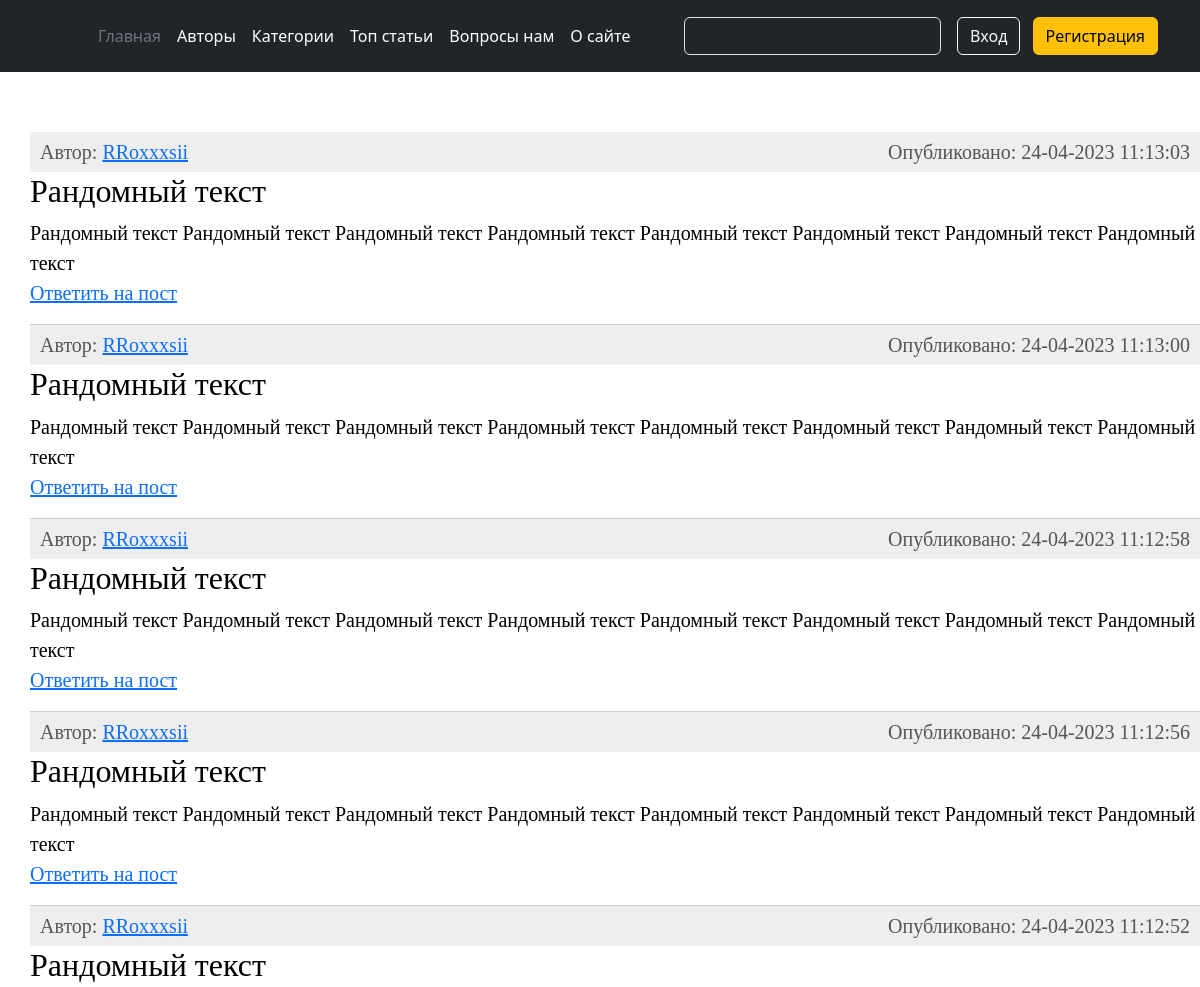
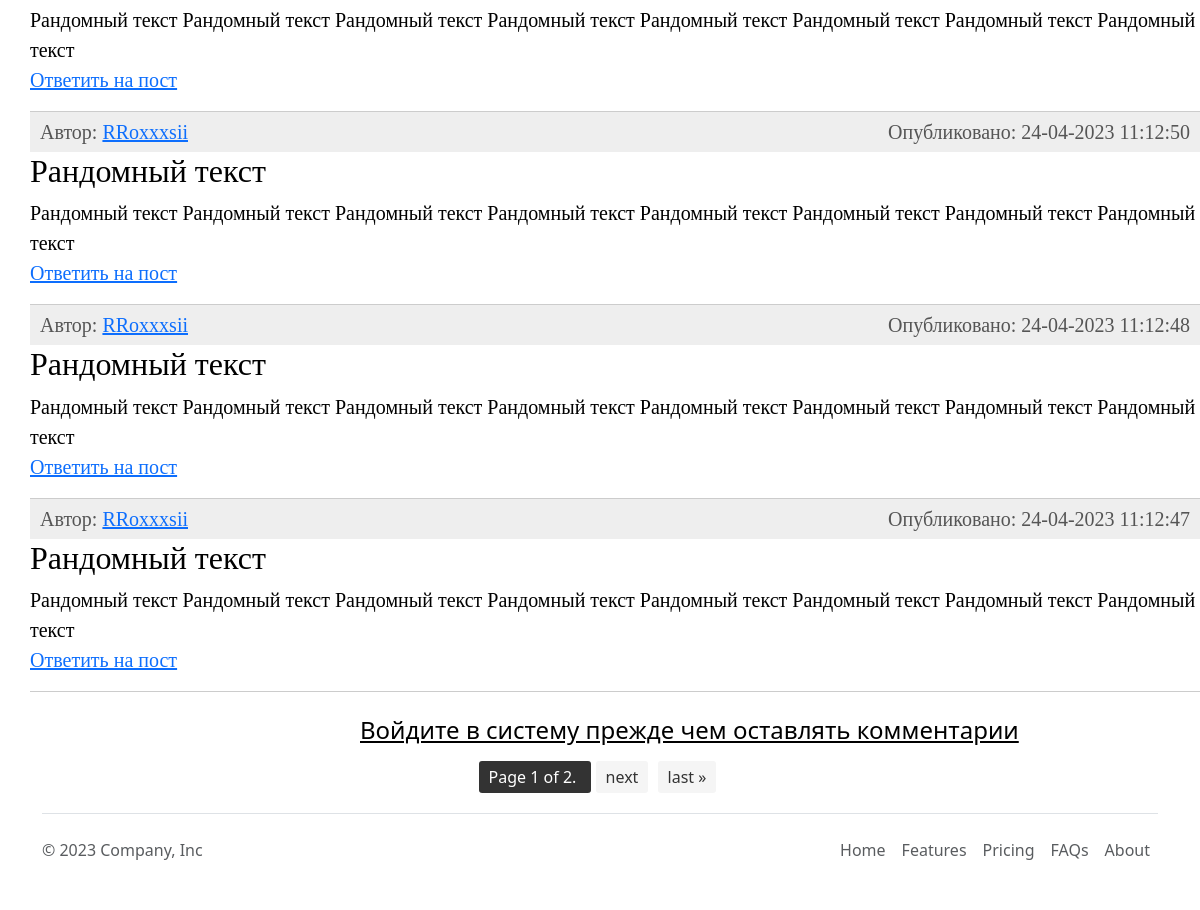
Page /category/posts/python/ on the earlier database version (2 pictures, top to bottom).
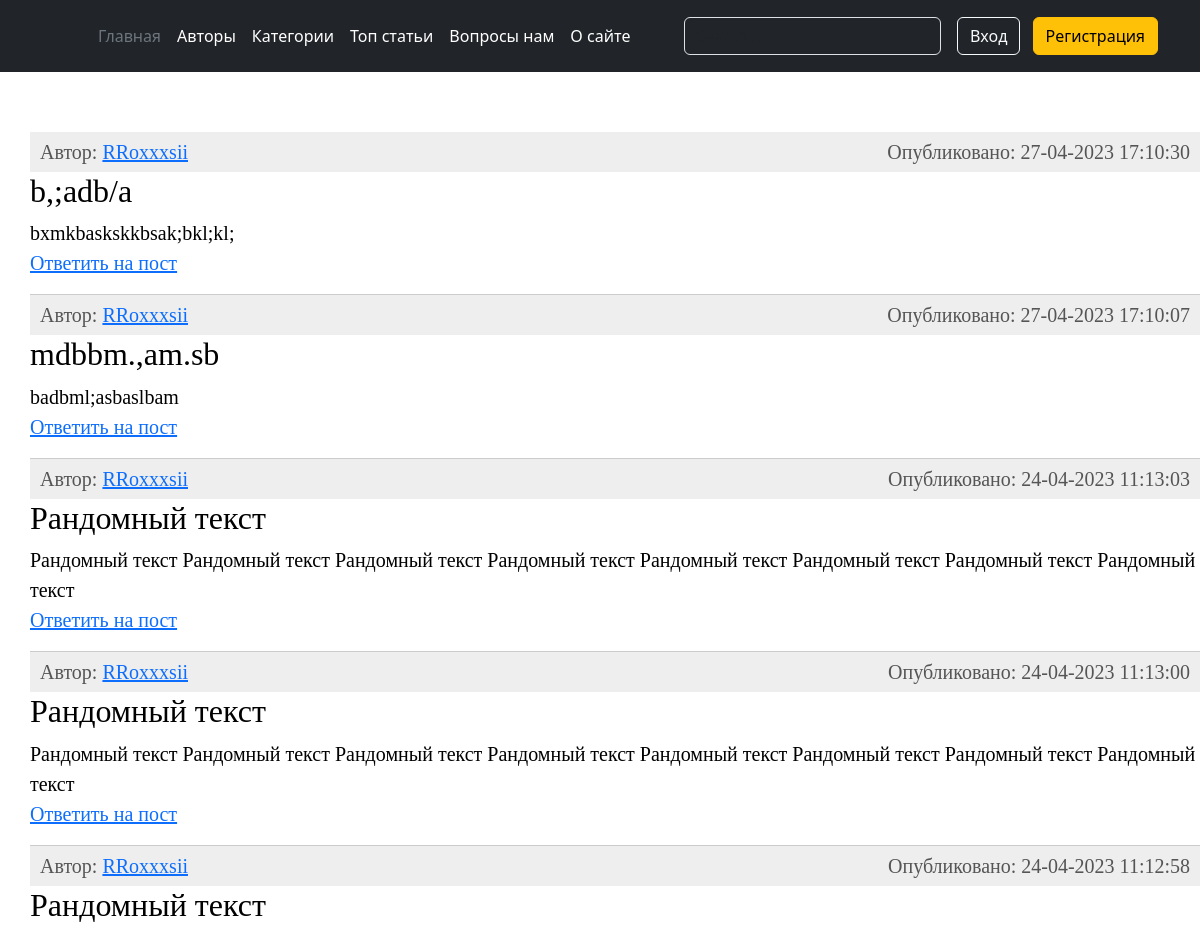
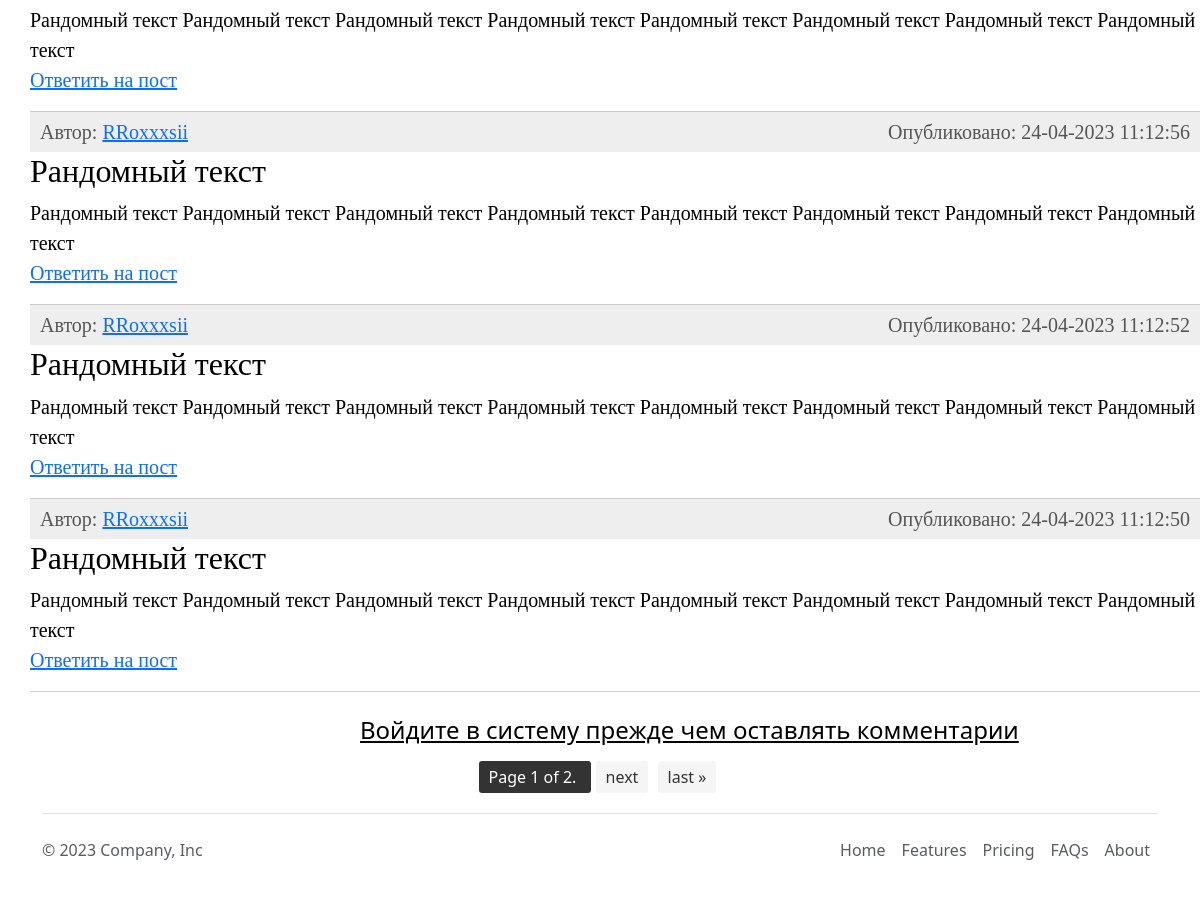
Same page on the later database version (2 pictures, top to bottom).
### main/models.py (models this page shows, shortened)
class Post(models.Model):
    category = models.ForeignKey(SubCategory, on_delete=models.CASCADE)
    author = models.ForeignKey(Author, on_delete=models.SET(_('Удаленный аккаунт')))
    title = models.CharField(max_length=255)
    text = models.TextField()
    created_at = models.DateTimeField(auto_now_add=True)
    updated_at = models.DateTimeField(auto_now=True)
    is_published = models.BooleanField(default=True)
    class Meta:
        verbose_name = _('Пост')
        verbose_name_plural = _('Посты')
        ordering = ('-created_at', 'author')

### account/models.py (models this page shows, shortened)
class Author(AbstractBaseUser, PermissionsMixin):
    email = models.EmailField(_('почтовый адрес'), unique=True)
    user_name = models.CharField(max_length=150)
    mobile = models.CharField(max_length=20, blank=True)
    gender = models.ForeignKey(Gender, on_delete=models.SET_NULL, blank=True, null=True)
    profile_photo = models.ImageField(upload_to='photos/%Y/%m/%d/', help_text=_('Фото профиля'), blank=True)
    profile_information = models.TextField(help_text='Расскажите о себе', blank=True)
    country = models.ForeignKey(Country, on_delete=models.SET_NULL, blank=True, null=True)
    telegram_link = models.URLField(_('Телеграмм аккаунт'), blank=True)
    city = models.CharField(_('Где живете'), max_length=70, blank=True, null=True)
    following = models.ManyToManyField(
        "self", blank=True, related_name="followers", symmetrical=False
    )
    is_active = models.BooleanField(default=False)
    is_staff = models.BooleanField(default=False)
    created = models.DateTimeField(auto_now_add=True)
    updated = models.DateTimeField(auto_now=True)
    objects = CustomAccountManager()
    USERNAME_FIELD = 'email'
    REQUIRED_FIELDS = ['user_name']
    class Meta:
        verbose_name = _("Аккаунт")
        verbose_name_plural = _("Аккаунты")
        ordering = ('user_name',)
    def __str__(self):
        return self.user_name

### main/views.py (the view)
# urls.py: path('category/posts/<slug:subcategory_slug>/', views.subcategory_post, name='subcategory_post'),
def subcategory_post(request, subcategory_slug):
    subcategory = get_object_or_404(SubCategory, slug=subcategory_slug)
    posts = Post.objects.filter(category=subcategory.id)
    paginator = Paginator(posts, 8)
    page_number = request.GET.get('page')
    page_obj = paginator.get_page(page_number)
    if request.method == 'POST':
        form = AddCommentForm(request.POST)
        if form.is_valid():
            user = request.user
            text = request.POST.get('text')
            title = request.POST.get('title')
            subcategory_id = SubCategory.objects.get(slug=subcategory_slug).id
            context = {'posts': posts, 'title': subcategory, 'form': form, 'user_name': user.user_name}
            Post.objects.create(author=user, text=text, title=title, category_id=subcategory_id)
    else:
        form = AddCommentForm()
    if request.user.is_authenticated:
        user_name = Author.objects.get(user_name=request.user.user_name)
        context = {'page_obj': page_obj, 'title': subcategory, 'form': form, 'user_name': user_name}
    else:
        context = {'page_obj': page_obj, 'title': subcategory, 'form': form}
    return render(request, 'main/posts.html', context=context)

### main/forms.py
class AddCommentForm(forms.ModelForm):
    title = forms.CharField(widget=forms.TextInput(
        attrs={'class': 'form-control mb-3',
               'placeholder': 'Заголовок', 'id': 'form-lastname', 'name': 'parent'}), max_length=255,
        label='Заголовок')
    text = forms.CharField(required=False,
                           widget=forms.Textarea(attrs={
                                                        'class': 'form-control',
                                                        'id': 'exampleFormControlTextarea1',
                                                        'rows': '3',
                                                        'placeholder': 'Оставить комментарий'
                           }), label='Комментарий')
    class Meta:
        model = Post
        fields = ('title', 'text')

### main/models.py (called while the page is built)
    def __str__(self):
        return self.sub_category_name

### main/templates/main/posts.html (shortened to what this page needs)
{% extends 'main/base.html' %}
{% load static %}
{% block content %}
<link rel="stylesheet" href="{% static 'main/css/posts.css' %}">
<div class="content-text">
    <ul class="list-articles">
        {% for p in page_obj %}
        <li>
            <div class="article-panel">
                Автор: <a href="">{{ p.author }}</a>
                <p class="last">Опубликовано: {{p.created_at|date:"d-m-Y H:i:s"}}</p>
            </div>
            <h2>{{p.title}}</h2>
            {{ p.text }}
          <p class="link-read-post"><a href="#formReview" onclick="addReview('{{ p.author }}')">Ответить на пост</a></p>
        </li>
        {% endfor %}
    </ul>
</div>
{% if user.is_authenticated %}
<div class="form">
    <form class="account-form px-4 pt-4" method="post" enctype="multipart/form-data">
    {% if form.is_valid %}
    <div class="alert alert-primary" role="alert">
        Комментарий оставлен!
    </div>
    {% endif %}
    {% if form.errors %}
    {% for field in user_form %}
    {% for error in field.errors %}
    <div class="alert alert-primary" role="alert">
        {{ error }}
    </div>
    {% endfor %}
    {% endfor %}
    {% endif %}
    {% if messages %}
    <div class="alert alert-warning" alert="{{ messages.tags }}" role="alert">
        {% for message in messages %}
        {{ message|safe }}
        {% endfor %}
    </div>
    {% endif %}
    {% csrf_token %}
    <label class="small font-weight-bold">{{ form.title.label}}</label>
    {{ form.title }}
    <label class="small font-weight-bold">{{ form.text.label }}</label>
    {{ form.text }}
    <button class="btn btn-primary btn-block py-2 mb-4 mt-5 fw-bold w-100" type="submit"
                        value="Save changes">{% block button %}
        {% if button_label %}
        {{ button_label }}
        {% else %}
        Оставить комментарий
        {% endif %}
        {% endblock %}
    </button>
</form>
</div>
{% else %}
<div style="margin-left: 30%; margin-top: 2%"><a href="{% url 'account:login' %}" style="color: black"><h4>Войдите в систему прежде чем оставлять комментарии</h4></a></div>
{% endif %}
{% include 'main/pagination.html' %}
{% endblock %}

### main/templates/main/base.html (shortened to what this page needs)
<!DOCTYPE html>
<html lang="en" xmlns="http://www.w3.org/1999/html">
<head>
    <link href="https://cdn.jsdelivr.net/npm/bootstrap@5.3.0-alpha3/dist/css/bootstrap.min.css" rel="stylesheet">
</head>
<body>
<header class="p-3 text-bg-dark">
    <div class="container">
      <div class="d-flex flex-wrap align-items-center justify-content-center justify-content-lg-start">
        <a href="/" class="d-flex align-items-center mb-2 mb-lg-0 text-white text-decoration-none">
          <svg class="bi me-2" width="40" height="32" role="img" aria-label="Bootstrap"><use xlink:href="#bootstrap"/></svg>
        </a>
        <ul class="nav col-12 col-lg-auto me-lg-auto mb-2 justify-content-center mb-md-0">
          <li><a href="{% url 'main:home' %}" class="nav-link px-2 text-secondary">Главная</a></li>
          <li><a href="{% url 'authors:author_list_view' %}" class="nav-link px-2 text-white">Авторы</a></li>
          <li><a href="#" class="nav-link px-2 text-white">Категории</a></li>
          <li><a href="#" class="nav-link px-2 text-white">Топ статьи</a></li>
          <li><a href="#" class="nav-link px-2 text-white">Вопросы нам</a></li>
          <li><a href="#" class="nav-link px-2 text-white">О сайте</a></li>
          </ul>
        <form class="col-12 col-lg-auto mb-3 mb-lg-0 me-lg-3" role="search">
          <input type="search" class="form-control form-control-dark text-bg-dark" placeholder="Search..." aria-label="Search">
        </form>
          {% if not user.is_authenticated %}
        <div class="text-end">
          <a href="{% url 'account:login' %}"button type="button" class="btn btn-outline-light me-2">Вход</a>
          <a href="{% url 'account:register' %}" button type="button" class="btn btn-warning">Регистрация</a>
        </div>
          {% else %}
          <div class="text-end">
            <a href="{% url 'account:logout' %}"button type="button" class="btn btn-outline-light me-2">Выход</a>
          </div>
          {% endif %}
      </div>
    </div>
  </header>
{% block content %}
{% endblock %}
<div class="container">
  <footer class="d-flex flex-wrap justify-content-between align-items-center py-3 my-4 border-top">
    <p class="col-md-4 mb-0 text-body-secondary">&copy; 2023 Company, Inc</p>
    <a href="/" class="col-md-4 d-flex align-items-center justify-content-center mb-3 mb-md-0 me-md-auto link-body-emphasis text-decoration-none">
      <svg class="bi me-2" width="40" height="32"><use xlink:href="#bootstrap"/></svg>
    </a>
    <ul class="nav col-md-4 justify-content-end">
      <li class="nav-item"><a href="#" class="nav-link px-2 text-body-secondary">Home</a></li>
      <li class="nav-item"><a href="#" class="nav-link px-2 text-body-secondary">Features</a></li>
      <li class="nav-item"><a href="#" class="nav-link px-2 text-body-secondary">Pricing</a></li>
      <li class="nav-item"><a href="#" class="nav-link px-2 text-body-secondary">FAQs</a></li>
      <li class="nav-item"><a href="#" class="nav-link px-2 text-body-secondary">About</a></li>
    </ul>
  </footer>
</div>
</body>
</html>

### main/templates/main/pagination.html (shortened to what this page needs)
<div class="pagination">
    <span class="step-links">
        <span class="current">
            Page {{ page_obj.number }} of {{ page_obj.paginator.num_pages }}.
        </span>
        {% if page_obj.has_next %}
            <a href="?page={{ page_obj.next_page_number }}">next</a>
            <a href="?page={{ page_obj.paginator.num_pages }}">last &raquo;</a>
        {% endif %}
    </span>
</div>

### main/static/main/css/posts.css (style rules this page uses)
div.article-panel { background: #eee; padding: 5px 10px 5px 10px; box-sizing: border-box; overflow: hidden; color: #555; }
div.article-panel p.last { margin: 0; float: right; }
ul.list-articles { list-style: none; margin: 0; padding: 0; }
ul.list-articles li { border-bottom: 1px solid #ccc; }
.content-text { margin: 60px 0 0 30px; color: #000; font-size: 20px; font-family: Yandex Sans Display Light; }
.pagination { display: flex; justify-content: center; align-items: center; margin-top: 20px; }
.pagination a { text-decoration: none; color: #333; padding: 5px 10px; border-radius: 3px; margin-right: 5px; background-color: #f5f5f5; }
.pagination .current { padding: 5px 10px; border-radius: 3px; margin-right: 5px; color: #fff; background-color: #333; }

Differences in the rows shown:
no longer on this page (row unchanged): Post: author "RRoxxxsii", created_at "24-04-2023 11:12:48", title "Рандомный текст", text "Рандомный текст Рандомный текст Рандомный текст Рандомный текст Рандомный текст Рандомный текст Рандомный текст Рандомный текст"
no longer on this page (row unchanged): Post: author "RRoxxxsii", created_at "24-04-2023 11:12:47", title "Рандомный текст", text "Рандомный текст Рандомный текст Рандомный текст Рандомный текст Рандомный текст Рандомный текст Рандомный текст Рандомный текст"
added Post: author "RRoxxxsii", created_at "27-04-2023 17:10:30", title "b,;adb/a", text "bxmkbaskskkbsak;bkl;kl;"
added Post: author "RRoxxxsii", created_at "27-04-2023 17:10:07", title "mdbbm.,am.sb", text "badbml;asbaslbam"
